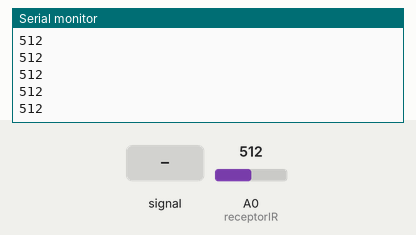
The sketch below on a simulated Arduino Uno, built with avr-gcc and run on an emulated ATmega328P. Shown: the last lines printed to the serial monitor. The inputs (shaded band) are chosen by the test bench; at power-on: A0 (receptorIR) = 512.

Above: at 1.2 s.
1.3 s: A0 (receptorIR) fed a 200 Hz sine of ±81 counts around its level
At 2.1 s:
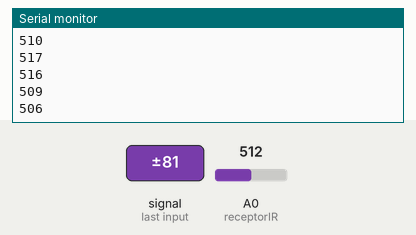
2.8 s: A0 (receptorIR) set to 716
At 3.5 s:
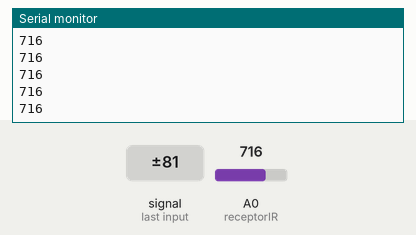
4.3 s: A0 (receptorIR) fed a 1000 Hz sine of ±255 counts around its level
5.8 s: A0 (receptorIR) set to 900
At 6.4 s:
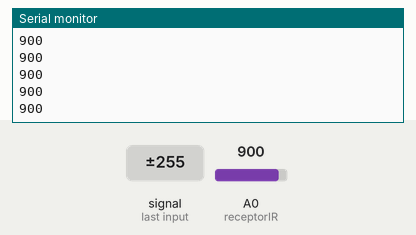
Timing chart, 0 to 8.3 s (numbered marks = the images above; inputs shaded):
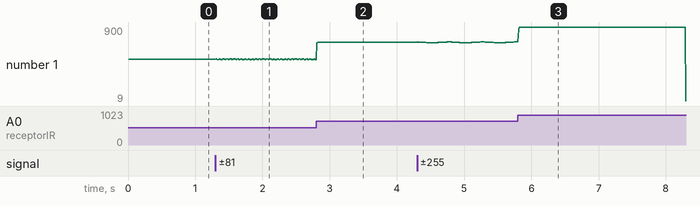

Measured:
- after the input at 1.3 s, the serial monitor: prints a new line at once (image 1)
- after the input at 2.8 s, the serial monitor: prints a new line at once (image 2)
- after the input at 5.8 s, the serial monitor: prints a new line at once (image 3)
- plotted number 1: 512 → 507 after the input at 1.3 s, 507 → 716 after the input at 2.8 s, 716 → 720 after the input at 4.3 s, 720 → 9 after the input at 5.8 s

The sketch:

led.ino
```cpp
#define receptorIR A0 //Define receptorIR como A0

long valor_sensor; //Variável para armazenar o valor do sensor

void setup()
{

Serial.begin(9600); //Inicia a serial com um baud rate de 9600

}

void loop()
{

valor_sensor=0; //Zera a variável para nova leitura

for(int i=0;i<100;i++) //Laço para pegar 100 amostras
  valor_sensor = valor_sensor + analogRead(receptorIR); //Soma o valor lido com o valor anterior

valor_sensor = valor_sensor/100; //Divide a somatória por 100, tirando a média
//valor_sensor=analogRead(receptorIR);
Serial.println(valor_sensor); //Imprime na serial o valor do sensor
//delay(500);

}
```
